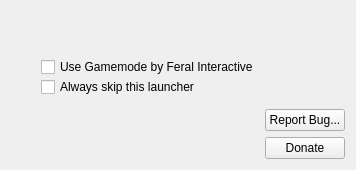
               <widget class="QWidget" name="tab">
                <attribute name="icon">
                 <iconset theme="home">
                  <normaloff>.</normaloff>.</iconset>
                </attribute>
                <attribute name="title">
                 <string>Home</string>
                </attribute>
                <layout class="QGridLayout" name="gridLayout_5">
                 <item row="11" column="2">
                  <spacer name="horizontalSpacer_8">
                   <property name="orientation">
                    <enum>Qt::Horizontal</enum>
                   </property>
                   <property name="sizeType">
                    <enum>QSizePolicy::Preferred</enum>
                   </property>
                   <property name="sizeHint" stdset="0">
                    <size>
                     <width>40</width>
                     <height>20</height>
                    </size>
                   </property>
                  </spacer>
                 </item>
                 <item row="1" column="1" rowspan="2">
                  <spacer name="verticalSpacer_3">
                   <property name="orientation">
                    <enum>Qt::Vertical</enum>
                   </property>
                   <property name="sizeType">
                    <enum>QSizePolicy::Preferred</enum>
                   </property>
                   <property name="sizeHint" stdset="0">
                    <size>
                     <width>20</width>
                     <height>40</height>
                    </size>
                   </property>
                  </spacer>
                 </item>
                 <item row="13" column="2">
                  <widget class="QPushButton" name="githubButton2">
                   <property name="sizePolicy">
                    <sizepolicy hsizetype="Minimum" vsizetype="Maximum">
                     <horstretch>0</horstretch>
                     <verstretch>0</verstretch>
                    </sizepolicy>
                   </property>
                   <property name="maximumSize">
                    <size>
                     <width>16777215</width>
                     <height>16777215</height>
                    </size>
                   </property>
                   <property name="font">
                    <font>
                     <weight>50</weight>
                     <italic>false</italic>
                     <bold>false</bold>
                     <underline>false</underline>
                    </font>
                   </property>
                   <property name="toolTip">
                    <string>&lt;html&gt;&lt;head/&gt;&lt;body&gt;&lt;p&gt;Report bugs on GitHub&lt;/p&gt;&lt;/body&gt;&lt;/html&gt;</string>
                   </property>
                   <property name="text">
                    <string>Report Bug...</string>
                   </property>
                   <property name="icon">
                    <iconset theme="tools-report-bug">
                     <normaloff>.</normaloff>.</iconset>
                   </property>
                   <property name="checkable">
                    <bool>false</bool>
                   </property>
                   <property name="default">
                    <bool>false</bool>
                   </property>
                   <property name="flat">
                    <bool>false</bool>
                   </property>
                  </widget>
                 </item>
                 <item row="11" column="0">
                  <spacer name="horizontalSpacer_7">
                   <property name="orientation">
                    <enum>Qt::Horizontal</enum>
                   </property>
                   <property name="sizeType">
                    <enum>QSizePolicy::Preferred</enum>
                   </property>
                   <property name="sizeHint" stdset="0">
                    <size>
                     <width>30</width>
                     <height>10</height>
                    </size>
                   </property>
                  </spacer>
                 </item>
                 <item row="11" column="1">
                  <layout class="QVBoxLayout" name="verticalLayout_8">
                   <property name="spacing">
                    <number>0</number>
                   </property>
                   <property name="topMargin">
                    <number>0</number>
                   </property>
                   <property name="rightMargin">
                    <number>0</number>
                   </property>
                   <item>
                    <widget class="QCheckBox" name="Usegamemode">
                     <property name="enabled">
                      <bool>true</bool>
                     </property>
                     <property name="sizePolicy">
                      <sizepolicy hsizetype="Minimum" vsizetype="Minimum">
                       <horstretch>0</horstretch>
                       <verstretch>0</verstretch>
                      </sizepolicy>
                     </property>
                     <property name="toolTip">
                      <string>&lt;html&gt;&lt;head/&gt;&lt;body&gt;&lt;p&gt;&amp;quot;GameMode is a daemon/lib combo for Linux that allows games to request a set of optimisations be temporarily applied to the host OS and/or a game process.&amp;quot;&lt;/p&gt;&lt;p&gt;&lt;a href=&quot;https://github.com/FeralInteractive/gamemode&quot;&gt;&lt;span style=&quot; text-decoration: underline; color:#007af4;&quot;&gt;https://github.com/FeralInteractive/gamemode&lt;/span&gt;&lt;/a&gt;&lt;/p&gt;&lt;/body&gt;&lt;/html&gt;</string>
                     </property>
                     <property name="toolTipDuration">
                      <number>-1</number>
                     </property>
                     <property name="layoutDirection">
                      <enum>Qt::LeftToRight</enum>
                     </property>
                     <property name="autoFillBackground">
                      <bool>false</bool>
                     </property>
                     <property name="text">
                      <string>Use Gamemode by Feral Interactive</string>
                     </property>
                     <property name="icon">
                      <iconset theme="applications-games">
                       <normaloff>.</normaloff>.</iconset>
                     </property>
                    </widget>
                   </item>
                   <item>
                    <widget class="QCheckBox" name="skiplaunchercheck">
                     <property name="enabled">
                      <bool>true</bool>
                     </property>
                     <property name="sizePolicy">
                      <sizepolicy hsizetype="Minimum" vsizetype="Minimum">
                       <horstretch>0</horstretch>
                       <verstretch>0</verstretch>
                      </sizepolicy>
                     </property>
                     <property name="toolTip">
                      <string>&lt;html&gt;&lt;head/&gt;&lt;body&gt;&lt;p&gt;Always skip this launcher and start the game directly.&lt;/p&gt;&lt;/body&gt;&lt;/html&gt;</string>
                     </property>
                     <property name="toolTipDuration">
                      <number>-1</number>
                     </property>
                     <property name="layoutDirection">
                      <enum>Qt::LeftToRight</enum>
                     </property>
                     <property name="autoFillBackground">
                      <bool>false</bool>
                     </property>
                     <property name="text">
                      <string>Always skip this launcher</string>
                     </property>
                     <property name="icon">
                      <iconset theme="media-playback-start">
                       <normaloff>.</normaloff>.</iconset>
                     </property>
                    </widget>
                   </item>
                  </layout>
                 </item>
                 <item row="12" column="1" rowspan="2">
                  <spacer name="verticalSpacer">
                   <property name="orientation">
                    <enum>Qt::Vertical</enum>
                   </property>
                   <property name="sizeType">
                    <enum>QSizePolicy::Preferred</enum>
                   </property>
                   <property name="sizeHint" stdset="0">
                    <size>
                     <width>10</width>
                     <height>20</height>
                    </size>
                   </property>
                  </spacer>
                 </item>
                 <item row="14" column="2">
                  <widget class="QPushButton" name="donatebutton">
                   <property name="sizePolicy">
                    <sizepolicy hsizetype="Minimum" vsizetype="Maximum">
                     <horstretch>0</horstretch>
                     <verstretch>0</verstretch>
                    </sizepolicy>
                   </property>
                   <property name="font">
                    <font>
                     <weight>50</weight>
                     <bold>false</bold>
                    </font>
                   </property>
                   <property name="toolTip">
                    <string>&lt;html&gt;&lt;head/&gt;&lt;body&gt;&lt;p&gt;If you found this software useful consider making a donation.&lt;/p&gt;&lt;/body&gt;&lt;/html&gt;</string>
                   </property>
                   <property name="text">
                    <string>Donate</string>
                   </property>
                   <property name="icon">
                    <iconset theme="emblem-favorite">
                     <normaloff>.</normaloff>.</iconset>
                   </property>
                  </widget>
                 </item>
                </layout>
               </widget>
